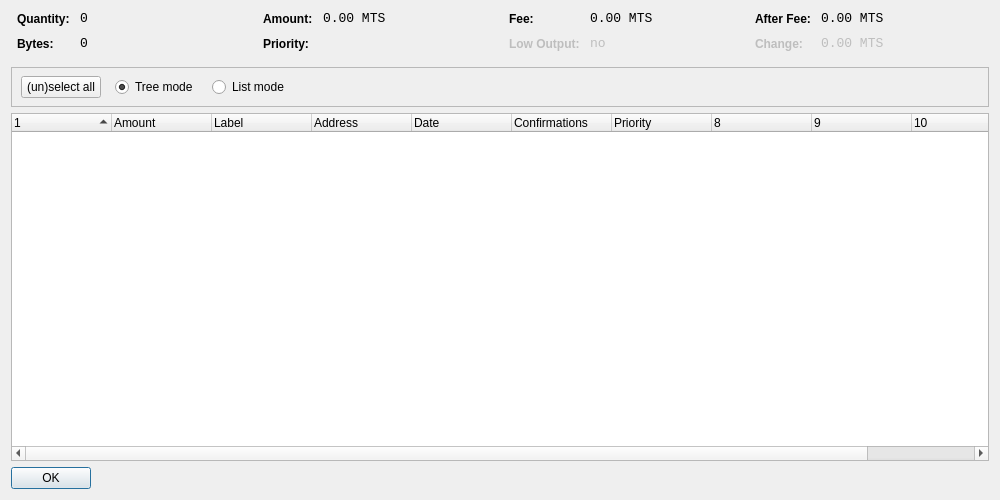
<?xml version="1.0" encoding="UTF-8"?>
<ui version="4.0">
 <class>CoinControlDialog</class>
 <widget class="QDialog" name="CoinControlDialog">
  <property name="geometry">
   <rect>
    <x>0</x>
    <y>0</y>
    <width>1000</width>
    <height>500</height>
   </rect>
  </property>
  <property name="windowTitle">
   <string>Coin Control</string>
  </property>
  <layout class="QVBoxLayout" name="verticalLayout">
   <item>
    <layout class="QHBoxLayout" name="horizontalLayoutTop" stretch="0,0,0,0">
     <property name="topMargin">
      <number>0</number>
     </property>
     <property name="bottomMargin">
      <number>10</number>
     </property>
     <item>
      <layout class="QFormLayout" name="formLayoutCoinControl1">
       <property name="horizontalSpacing">
        <number>10</number>
       </property>
       <property name="verticalSpacing">
        <number>10</number>
       </property>
       <property name="leftMargin">
        <number>6</number>
       </property>
       <property name="rightMargin">
        <number>6</number>
       </property>
       <item row="0" column="0">
        <widget class="QLabel" name="labelCoinControlQuantityText">
         <property name="styleSheet">
          <string notr="true">font-weight:bold;</string>
         </property>
         <property name="text">
          <string>Quantity:</string>
         </property>
        </widget>
       </item>
       <item row="0" column="1">
        <widget class="QLabel" name="labelCoinControlQuantity">
         <property name="font">
          <font>
           <family>Monospace</family>
           <pointsize>10</pointsize>
          </font>
         </property>
         <property name="cursor">
          <cursorShape>IBeamCursor</cursorShape>
         </property>
         <property name="contextMenuPolicy">
          <enum>Qt::ActionsContextMenu</enum>
         </property>
         <property name="text">
          <string notr="true">0</string>
         </property>
         <property name="textInteractionFlags">
          <set>Qt::LinksAccessibleByMouse|Qt::TextSelectableByKeyboard|Qt::TextSelectableByMouse</set>
         </property>
        </widget>
       </item>
       <item row="1" column="0">
        <widget class="QLabel" name="labelCoinControlBytesText">
         <property name="styleSheet">
          <string notr="true">font-weight:bold;</string>
         </property>
         <property name="text">
          <string>Bytes:</string>
         </property>
        </widget>
       </item>
       <item row="1" column="1">
        <widget class="QLabel" name="labelCoinControlBytes">
         <property name="font">
          <font>
           <family>Monospace</family>
           <pointsize>10</pointsize>
          </font>
         </property>
         <property name="cursor">
          <cursorShape>IBeamCursor</cursorShape>
         </property>
         <property name="contextMenuPolicy">
          <enum>Qt::ActionsContextMenu</enum>
         </property>
         <property name="text">
          <string notr="true">0</string>
         </property>
         <property name="textInteractionFlags">
          <set>Qt::LinksAccessibleByMouse|Qt::TextSelectableByKeyboard|Qt::TextSelectableByMouse</set>
         </property>
        </widget>
       </item>
      </layout>
     </item>
     <item>
      <layout class="QFormLayout" name="formLayoutCoinControl2">
       <property name="horizontalSpacing">
        <number>10</number>
       </property>
       <property name="verticalSpacing">
        <number>10</number>
       </property>
       <property name="leftMargin">
        <number>6</number>
       </property>
       <property name="rightMargin">
        <number>6</number>
       </property>
       <item row="0" column="0">
        <widget class="QLabel" name="labelCoinControlAmountText">
         <property name="styleSheet">
          <string notr="true">font-weight:bold;</string>
         </property>
         <property name="text">
          <string>Amount:</string>
         </property>
        </widget>
       </item>
       <item row="0" column="1">
        <widget class="QLabel" name="labelCoinControlAmount">
         <property name="font">
          <font>
           <family>Monospace</family>
           <pointsize>10</pointsize>
          </font>
         </property>
         <property name="cursor">
          <cursorShape>IBeamCursor</cursorShape>
         </property>
         <property name="contextMenuPolicy">
          <enum>Qt::ActionsContextMenu</enum>
         </property>
         <property name="text">
          <string notr="true">0.00 MTS</string>
         </property>
         <property name="textInteractionFlags">
          <set>Qt::LinksAccessibleByMouse|Qt::TextSelectableByKeyboard|Qt::TextSelectableByMouse</set>
         </property>
        </widget>
       </item>
       <item row="1" column="0">
        <widget class="QLabel" name="labelCoinControlPriorityText">
         <property name="styleSheet">
          <string notr="true">font-weight:bold;</string>
         </property>
         <property name="text">
          <string>Priority:</string>
         </property>
        </widget>
       </item>
       <item row="1" column="1">
        <widget class="QLabel" name="labelCoinControlPriority">
         <property name="font">
          <font>
           <family>Monospace</family>
           <pointsize>10</pointsize>
          </font>
         </property>
         <property name="cursor">
          <cursorShape>IBeamCursor</cursorShape>
         </property>
         <property name="contextMenuPolicy">
          <enum>Qt::ActionsContextMenu</enum>
         </property>
         <property name="text">
          <string/>
         </property>
         <property name="textInteractionFlags">
          <set>Qt::LinksAccessibleByMouse|Qt::TextSelectableByKeyboard|Qt::TextSelectableByMouse</set>
         </property>
        </widget>
       </item>
      </layout>
     </item>
     <item>
      <layout class="QFormLayout" name="formLayoutCoinControl3">
       <property name="horizontalSpacing">
        <number>10</number>
       </property>
       <property name="verticalSpacing">
        <number>10</number>
       </property>
       <property name="leftMargin">
        <number>6</number>
       </property>
       <property name="rightMargin">
        <number>6</number>
       </property>
       <item row="0" column="0">
        <widget class="QLabel" name="labelCoinControlFeeText">
         <property name="styleSheet">
          <string notr="true">font-weight:bold;</string>
         </property>
         <property name="text">
          <string>Fee:</string>
         </property>
        </widget>
       </item>
       <item row="0" column="1">
        <widget class="QLabel" name="labelCoinControlFee">
         <property name="font">
          <font>
           <family>Monospace</family>
           <pointsize>10</pointsize>
          </font>
         </property>
         <property name="cursor">
          <cursorShape>IBeamCursor</cursorShape>
         </property>
         <property name="contextMenuPolicy">
          <enum>Qt::ActionsContextMenu</enum>
         </property>
         <property name="text">
          <string notr="true">0.00 MTS</string>
         </property>
         <property name="textInteractionFlags">
          <set>Qt::LinksAccessibleByMouse|Qt::TextSelectableByKeyboard|Qt::TextSelectableByMouse</set>
         </property>
        </widget>
       </item>
       <item row="1" column="0">
        <widget class="QLabel" name="labelCoinControlLowOutputText">
         <property name="enabled">
          <bool>false</bool>
         </property>
         <property name="styleSheet">
          <string notr="true">font-weight:bold;</string>
         </property>
         <property name="text">
          <string>Low Output:</string>
         </property>
        </widget>
       </item>
       <item row="1" column="1">
        <widget class="QLabel" name="labelCoinControlLowOutput">
         <property name="enabled">
          <bool>false</bool>
         </property>
         <property name="font">
          <font>
           <family>Monospace</family>
           <pointsize>10</pointsize>
          </font>
         </property>
         <property name="cursor">
          <cursorShape>IBeamCursor</cursorShape>
         </property>
         <property name="contextMenuPolicy">
          <enum>Qt::ActionsContextMenu</enum>
         </property>
         <property name="text">
          <string notr="true">no</string>
         </property>
         <property name="textInteractionFlags">
          <set>Qt::LinksAccessibleByMouse|Qt::TextSelectableByKeyboard|Qt::TextSelectableByMouse</set>
         </property>
        </widget>
       </item>
      </layout>
     </item>
     <item>
      <layout class="QFormLayout" name="formLayoutCoinControl4">
       <property name="horizontalSpacing">
        <number>10</number>
       </property>
       <property name="verticalSpacing">
        <number>10</number>
       </property>
       <property name="leftMargin">
        <number>6</number>
       </property>
       <property name="rightMargin">
        <number>6</number>
       </property>
       <item row="0" column="0">
        <widget class="QLabel" name="labelCoinControlAfterFeeText">
         <property name="styleSheet">
          <string notr="true">font-weight:bold;</string>
         </property>
         <property name="text">
          <string>After Fee:</string>
         </property>
        </widget>
       </item>
       <item row="0" column="1">
        <widget class="QLabel" name="labelCoinControlAfterFee">
         <property name="font">
          <font>
           <family>Monospace</family>
           <pointsize>10</pointsize>
          </font>
         </property>
         <property name="cursor">
          <cursorShape>IBeamCursor</cursorShape>
         </property>
         <property name="contextMenuPolicy">
          <enum>Qt::ActionsContextMenu</enum>
         </property>
         <property name="text">
          <string notr="true">0.00 MTS</string>
         </property>
         <property name="textInteractionFlags">
          <set>Qt::LinksAccessibleByMouse|Qt::TextSelectableByKeyboard|Qt::TextSelectableByMouse</set>
         </property>
        </widget>
       </item>
       <item row="1" column="0">
        <widget class="QLabel" name="labelCoinControlChangeText">
         <property name="enabled">
          <bool>false</bool>
         </property>
         <property name="styleSheet">
          <string notr="true">font-weight:bold;</string>
         </property>
         <property name="text">
          <string>Change:</string>
         </property>
        </widget>
       </item>
       <item row="1" column="1">
        <widget class="QLabel" name="labelCoinControlChange">
         <property name="enabled">
          <bool>false</bool>
         </property>
         <property name="font">
          <font>
           <family>Monospace</family>
           <pointsize>10</pointsize>
          </font>
         </property>
         <property name="cursor">
          <cursorShape>IBeamCursor</cursorShape>
         </property>
         <property name="contextMenuPolicy">
          <enum>Qt::ActionsContextMenu</enum>
         </property>
         <property name="text">
          <string notr="true">0.00 MTS</string>
         </property>
         <property name="textInteractionFlags">
          <set>Qt::LinksAccessibleByMouse|Qt::TextSelectableByKeyboard|Qt::TextSelectableByMouse</set>
         </property>
        </widget>
       </item>
      </layout>
     </item>
    </layout>
   </item>
   <item>
    <widget class="QFrame" name="frame">
     <property name="minimumSize">
      <size>
       <width>0</width>
       <height>40</height>
      </size>
     </property>
     <property name="frameShape">
      <enum>QFrame::StyledPanel</enum>
     </property>
     <property name="frameShadow">
      <enum>QFrame::Sunken</enum>
     </property>
     <widget class="QWidget" name="horizontalLayoutWidget">
      <property name="geometry">
       <rect>
        <x>10</x>
        <y>0</y>
        <width>781</width>
        <height>41</height>
       </rect>
      </property>
      <layout class="QHBoxLayout" name="horizontalLayoutPanel" stretch="0,0,0,0,0">
       <property name="spacing">
        <number>14</number>
       </property>
       <item>
        <widget class="QPushButton" name="pushButtonSelectAll">
         <property name="sizePolicy">
          <sizepolicy hsizetype="Maximum" vsizetype="Fixed">
           <horstretch>0</horstretch>
           <verstretch>0</verstretch>
          </sizepolicy>
         </property>
         <property name="text">
          <string>(un)select all</string>
         </property>
        </widget>
       </item>
       <item>
        <widget class="QRadioButton" name="radioTreeMode">
         <property name="sizePolicy">
          <sizepolicy hsizetype="Maximum" vsizetype="Fixed">
           <horstretch>0</horstretch>
           <verstretch>0</verstretch>
          </sizepolicy>
         </property>
         <property name="text">
          <string>Tree mode</string>
         </property>
         <property name="checked">
          <bool>true</bool>
         </property>
        </widget>
       </item>
       <item>
        <widget class="QRadioButton" name="radioListMode">
         <property name="sizePolicy">
          <sizepolicy hsizetype="Maximum" vsizetype="Fixed">
           <horstretch>0</horstretch>
           <verstretch>0</verstretch>
          </sizepolicy>
         </property>
         <property name="text">
          <string>List mode</string>
         </property>
        </widget>
       </item>
       <item>
        <spacer name="horizontalSpacer">
         <property name="orientation">
          <enum>Qt::Horizontal</enum>
         </property>
         <property name="sizeHint" stdset="0">
          <size>
           <width>40</width>
           <height>20</height>
          </size>
         </property>
        </spacer>
       </item>
      </layout>
     </widget>
    </widget>
   </item>
   <item>
    <widget class="CoinControlTreeWidget" name="treeWidget">
     <property name="contextMenuPolicy">
      <enum>Qt::CustomContextMenu</enum>
     </property>
     <property name="sortingEnabled">
      <bool>false</bool>
     </property>
     <property name="columnCount">
      <number>11</number>
     </property>
     <attribute name="headerShowSortIndicator" stdset="0">
      <bool>true</bool>
     </attribute>
     <attribute name="headerStretchLastSection">
      <bool>false</bool>
     </attribute>
     <column>
      <property name="text">
       <string/>
      </property>
     </column>
     <column>
      <property name="text">
       <string>Amount</string>
      </property>
     </column>
     <column>
      <property name="text">
       <string>Label</string>
      </property>
     </column>
     <column>
      <property name="text">
       <string>Address</string>
      </property>
     </column>
     <column>
      <property name="text">
       <string>Date</string>
      </property>
     </column>
     <column>
      <property name="text">
       <string>Confirmations</string>
      </property>
      <property name="toolTip">
       <string>Confirmed</string>
      </property>
     </column>
     <column>
      <property name="text">
       <string>Priority</string>
      </property>
     </column>
     <column>
      <property name="text">
       <string/>
      </property>
     </column>
     <column>
      <property name="text">
       <string/>
      </property>
     </column>
     <column>
      <property name="text">
       <string/>
      </property>
     </column>
     <column>
      <property name="text">
       <string/>
      </property>
     </column>
    </widget>
   </item>
   <item>
    <widget class="QDialogButtonBox" name="buttonBox">
     <property name="sizePolicy">
      <sizepolicy hsizetype="Maximum" vsizetype="Fixed">
       <horstretch>0</horstretch>
       <verstretch>0</verstretch>
      </sizepolicy>
     </property>
     <property name="orientation">
      <enum>Qt::Horizontal</enum>
     </property>
     <property name="standardButtons">
      <set>QDialogButtonBox::Ok</set>
     </property>
    </widget>
   </item>
  </layout>
 </widget>
 <customwidgets>
  <customwidget>
   <class>CoinControlTreeWidget</class>
   <extends>QTreeWidget</extends>
   <header>coincontroltreewidget.h</header>
  </customwidget>
 </customwidgets>
 <resources/>
 <connections/>
</ui>
